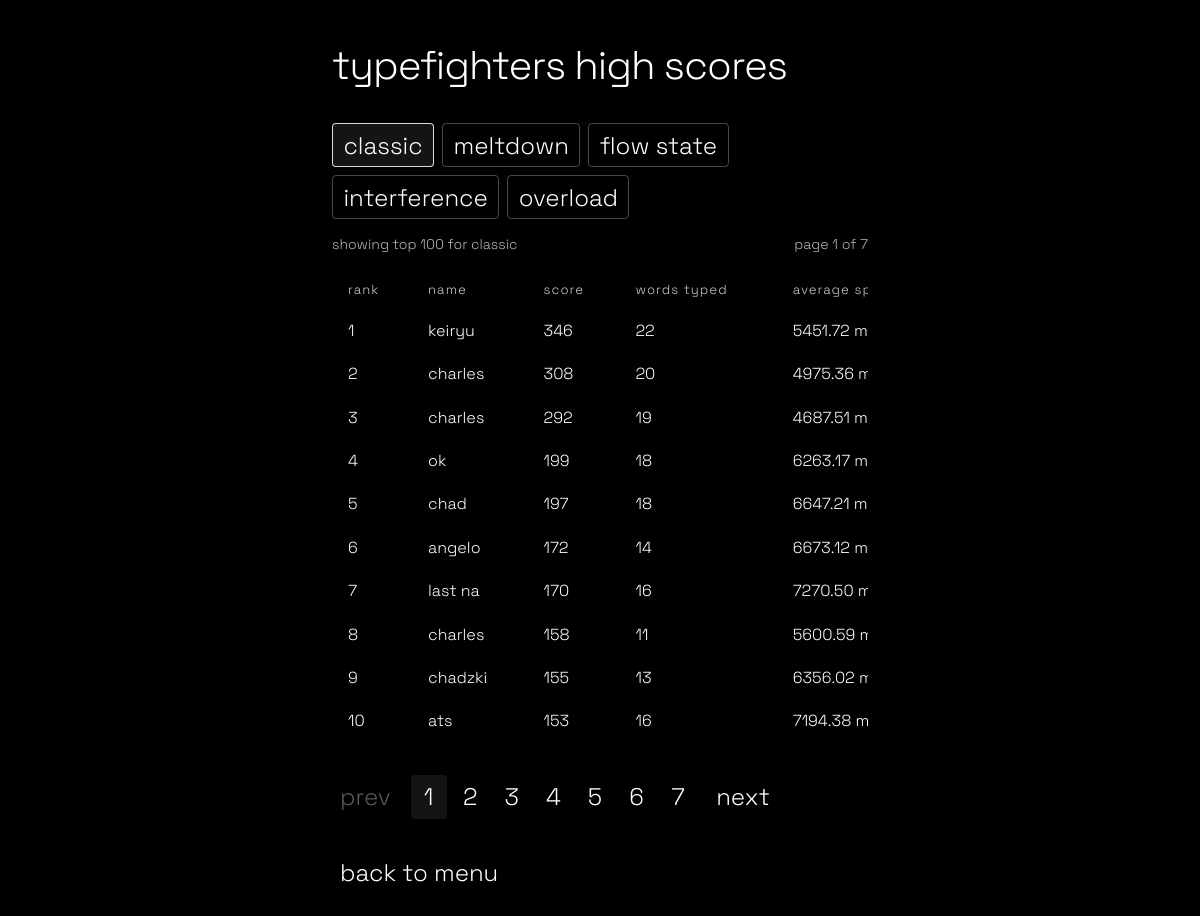
Screenshot of /highscores with the database file from the repository.
### models.py (models this page shows, shortened)
class HighScore(db.Model):
    id = db.Column(db.Integer, primary_key=True)
    name = db.Column(db.String(50), nullable=False)
    game_mode = db.Column(db.String(20), nullable=False, default='Classic')
    score = db.Column(db.Integer, nullable=False)
    avg_speed = db.Column(db.Float, nullable=False)
    words_typed = db.Column(db.Integer, nullable=False)
    final_stats_json = db.Column(db.Text, nullable=False, default='[]')
    created_at = db.Column(db.DateTime, default=datetime.utcnow)
    def to_dict(self):
        return {
            'name': self.name,
            'game_mode': self.game_mode,
            'score': self.score,
            'avg_speed': self.avg_speed,
            'words_typed': self.words_typed,
            'final_stats_json': self.final_stats_json
        }

### app.py (the view)
@app.route('/highscores')
def highscores():
    mode_tabs = [
        ('classic', 'Classic'),
        ('meltdown', 'Meltdown'),
        ('flow-state', 'Flow State'),
        ('interference', 'Interference'),
        ('overload', 'Overload')
    ]
    selected_mode = (request.args.get('mode') or 'classic').strip().lower()
    if selected_mode not in {slug for slug, _ in mode_tabs}:
        selected_mode = 'classic'
    page = _coerce_int(request.args.get('page'), 1)
    if page < 1:
        page = 1
    query = HighScore.query.filter(HighScore.game_mode == MODE_LABEL_MAP[selected_mode])
    all_scores = query.order_by(HighScore.score.desc(), HighScore.created_at.desc()).limit(100).all()
    page_size = 10
    total_scores = len(all_scores)
    total_pages = max(1, math.ceil(total_scores / page_size))
    if page > total_pages:
        page = total_pages
    start_index = (page - 1) * page_size
    scores = all_scores[start_index:start_index + page_size]
    stat_headers = build_final_stats(MODE_LABEL_MAP[selected_mode], {})
    stat_labels = [header['label'] for header in stat_headers]
    leaderboard_rows = []
    for index, row in enumerate(scores, start=start_index + 1):
        try:
            final_stats = json.loads(row.final_stats_json or '[]')
        except (TypeError, ValueError):
            final_stats = []
        if not final_stats:
            final_stats = build_final_stats(row.game_mode, row.to_dict())
        stat_map = {}
        for stat in final_stats:
            if isinstance(stat, dict) and 'label' in stat and 'value' in stat:
                stat_map[str(stat['label'])] = str(stat['value'])
        normalized_stats = []
        for label in stat_labels:
            normalized_stats.append({
                'label': label,
                'value': stat_map.get(label, '-')
            })
        leaderboard_rows.append({
            'rank': index,
            'score': row,
            'final_stats': normalized_stats
        })
    return render_template(
        'highscores.html',
        leaderboard_rows=leaderboard_rows,
        selected_mode=selected_mode,
        selected_mode_label=MODE_LABEL_MAP[selected_mode],
        mode_tabs=mode_tabs,
        stat_headers=stat_headers,
        page=page,
        total_pages=total_pages,
        total_scores=total_scores
    )

### app.py (called while the page is built, shortened)
def _coerce_int(value, default=0):
    try:
        return int(round(float(value)))
    except (TypeError, ValueError):
        return default

def _coerce_float(value, default=0.0):
    try:
        return float(value)
    except (TypeError, ValueError):
        return default

def build_final_stats(game_mode, payload, mode_stats=None):
    mode_name = str(game_mode or 'Classic').strip()
    data = mode_stats if isinstance(mode_stats, dict) else payload
    if mode_name == 'Meltdown':
        return [
            {'label': 'words cleared', 'value': str(_coerce_int(data.get('total_attempts') or data.get('words_cleared')))}
        ]
    words_typed = _coerce_int(data.get('total_attempts') or data.get('words_typed'))
    avg_speed = _coerce_float(data.get('avg_speed'))
    return [
        {'label': 'words typed', 'value': str(words_typed)},
        {'label': 'average speed', 'value': f'{avg_speed:.2f} ms'}
    ]

### templates/highscores.html
{% extends "base.html" %}
{% block content %}
<div class="highscores-layout">
    <div class="menu-title">typefighters high scores</div>
    <div class="score-tabs">
        {% for slug, label in mode_tabs %}
        <a class="menu-link score-tab{% if selected_mode == slug %} score-tab-active{% endif %}" href="{{ url_for('highscores', mode=slug, page=1) }}">{{ label }}</a>
        {% endfor %}
    </div>
    <div class="highscores-meta">
        <div class="highscores-meta-item">showing top 100 for {{ selected_mode_label }}</div>
        <div class="highscores-meta-item">page {{ page }} of {{ total_pages }}</div>
    </div>
    <div class="responsive-table highscores-table-wrap">
        <table>
            <thead>
                <tr>
                    <th>rank</th>
                    <th>name</th>
                    <th>score</th>
                    {% for header in stat_headers %}
                    <th>{{ header.label }}</th>
                    {% endfor %}
                </tr>
            </thead>
            <tbody>
                {% for item in leaderboard_rows %}
                <tr>
                    <td>{{ item.rank }}</td>
                    <td>{{ item.score.name }}</td>
                    <td>{{ item.score.score }}</td>
                    {% for stat in item.final_stats %}
                    <td>{{ stat.value }}</td>
                    {% endfor %}
                </tr>
                {% else %}
                <tr>
                    <td colspan="{{ 3 + stat_headers|length }}" class="text-center">no high scores yet.</td>
                </tr>
                {% endfor %}
            </tbody>
        </table>
    </div>
    <div class="score-pagination">
        <a class="menu-link score-page-link{% if page <= 1 %} is-disabled{% endif %}" href="{{ url_for('highscores', mode=selected_mode, page=page-1) if page > 1 else '#' }}">prev</a>
        <div class="score-page-numbers">
            {% for page_number in range(1, total_pages + 1) %}
            <a class="menu-link score-page-number{% if page_number == page %} score-page-number-active{% endif %}" href="{{ url_for('highscores', mode=selected_mode, page=page_number) }}">{{ page_number }}</a>
            {% endfor %}
        </div>
        <a class="menu-link score-page-link{% if page >= total_pages %} is-disabled{% endif %}" href="{{ url_for('highscores', mode=selected_mode, page=page+1) if page < total_pages else '#' }}">next</a>
    </div>
    <button class="menu-link" onclick="window.location.href='{{ url_for('menu') }}'">back to menu</button>
</div>
{% endblock %}

### templates/base.html (shortened to what this page needs)
<!DOCTYPE html>
<html lang="en">
<head>
    <link rel="stylesheet" href="{{ url_for('static', filename='styles.css') }}?v=20260419d">
</head>
<body class="{% block body_class %}{% endblock %}">
    <div id="page-root">
        <div class="center-root">
            <div class="center-content">
                {% block content %}{% endblock %}
            </div>
        </div>
    </div>
</body>
</html>

### static/styles.css (style rules this page uses)
*, *::before, *::after { box-sizing: border-box; }
body { background: #000; color: #fff; font-family: 'Space Grotesk', 'Fira Mono', 'Consolas', 'Menlo', monospace; min-height: 100vh; min-height: 100dvh; margin: 0; width: 100%; overflow-x: hidden; font-weight: 300; text-transform: lowercase; }
#page-root { min-height: 100vh; min-height: 100dvh; }
.center-root { min-height: 100vh; min-height: 100dvh; width: 100%; min-width: 0; display: flex; align-items: center; justify-content: center; padding: clamp(1rem, 3.5vw, 2.5rem) 0; }
.center-content { display: flex; flex-direction: column; align-items: flex-start; justify-content: center; width: 100%; max-width: 600px; margin: 0 auto; padding: 0 clamp(1rem, 3vw, 2rem); opacity: 0; animation: slideFadeIn 1s cubic-bezier(0.4,0,0.2,1) forwards; }
.menu-title { font-size: 2.5rem; font-weight: 300; margin-bottom: 2rem; letter-spacing: -1px; text-align: left; color: #fff; font-family: 'Space Grotesk', sans-serif; text-transform: lowercase; }
.menu-link { display: flex; align-items: center; color: #333; background: none; border: none; font-size: 1.5rem; font-family: 'Space Grotesk', sans-serif; margin: 1rem 0; text-align: left; cursor: pointer; text-decoration: none; outline: none; border-radius: 4px; padding: 0.2rem 0.5rem; min-height: 44px; transition: color 0.2s; font-weight: 300; text-transform: lowercase; }
.menu-link, .menu-link:visited { color: #fff; }
.score-tab { margin: 0; padding: 0.35rem 0.65rem; border: 1px solid rgba(255, 255, 255, 0.28); }
.score-tab.score-tab-active { border-color: rgba(255, 255, 255, 0.85); background: rgba(255, 255, 255, 0.08); }
.score-tabs { display: flex; gap: 0.5rem; flex-wrap: wrap; margin-bottom: 1rem; }
.highscores-layout { width: 100%; }
.highscores-meta { display: flex; justify-content: space-between; align-items: center; gap: 1rem; margin: 0.15rem 0 1rem 0; font-size: 0.88rem; opacity: 0.72; }
.highscores-table-wrap { margin-bottom: 1rem; width: 100%; overflow-x: auto; -webkit-overflow-scrolling: touch; }
.highscores-table-wrap table { min-width: 760px; }
.highscores-table-wrap table th, .highscores-table-wrap table td { padding: 0.55rem 0.4rem; border-bottom: 1px solid rgba(255, 255, 255, 0.12); text-align: left; vertical-align: top; }
.highscores-table-wrap table thead th { border-bottom-color: rgba(255, 255, 255, 0.42); font-size: 0.82rem; letter-spacing: 0.08em; opacity: 0.8; }
.score-pagination { display: flex; align-items: center; gap: 0.75rem; flex-wrap: wrap; margin-bottom: 1rem; }
.score-page-numbers { display: flex; gap: 0.35rem; flex-wrap: wrap; }
.score-page-number, .score-page-link { min-width: 2.25rem; text-align: center; justify-content: center; }
.score-page-number-active { border-color: rgba(255, 255, 255, 0.85); background: rgba(255, 255, 255, 0.08); }
.score-page-link.is-disabled { opacity: 0.35; pointer-events: none; }
a, .link-btn { color: #fff; text-decoration: none; cursor: pointer; font-size: 1.1rem; margin: 0.5rem 0; background: none; border: none; padding: 0; font-family: 'Space Grotesk', sans-serif; text-align: left; font-weight: 300; text-transform: lowercase; }
th, td { border: none !important; padding: 0.7rem 1rem !important; text-align: left; color: #fff; background: none; font-family: 'Space Grotesk', sans-serif; font-weight: 300; text-transform: lowercase; }
::placeholder { color: #aaa; }
.responsive-table { width: 100%; overflow-x: auto; -webkit-overflow-scrolling: touch; }
.responsive-table table { width: 100%; min-width: 620px; border-collapse: collapse; }

### templates/base.html (style rules this page uses)
.slide-fade-in { animation: slideFadeIn 1s cubic-bezier(0.4,0,0.2,1) forwards; }

### rows the page displays
HighScore: score.name "keiryu", score.score "346"
HighScore: score.name "charles", score.score "308"
HighScore: score.name "charles", score.score "292"
HighScore: score.name "ok", score.score "199"
HighScore: score.name "chad", score.score "197"
HighScore: score.name "angelo", score.score "172"
HighScore: score.name "last na", score.score "170"
HighScore: score.name "charles", score.score "158"
HighScore: score.name "chadzki", score.score "155"
HighScore: score.name "ats", score.score "153"

### other values shown
{{ label }} "classic" "meltdown" "flow state" "interference" "overload"
{{ selected_mode_label }} "classic"
{{ page }} "1"
{{ total_pages }} "7"
{{ header.label }} "words typed" "average…"
{{ item.rank }} "1" "2" "3" "4" "5" "6" "7" "8" "9" "10"
{{ stat.value }} "22" "5451.72…" "20" "4975.36…" "19" "4687.51…" "18" "6263.17…" "18" "6647.21…" "14" "6673.12…" "16" "7270.50…" "11" "5600.59…" "13" "6356.02…" "16" "7194.38…"
{{ page_number }} "1" "2" "3" "4" "5" "6" "7"
